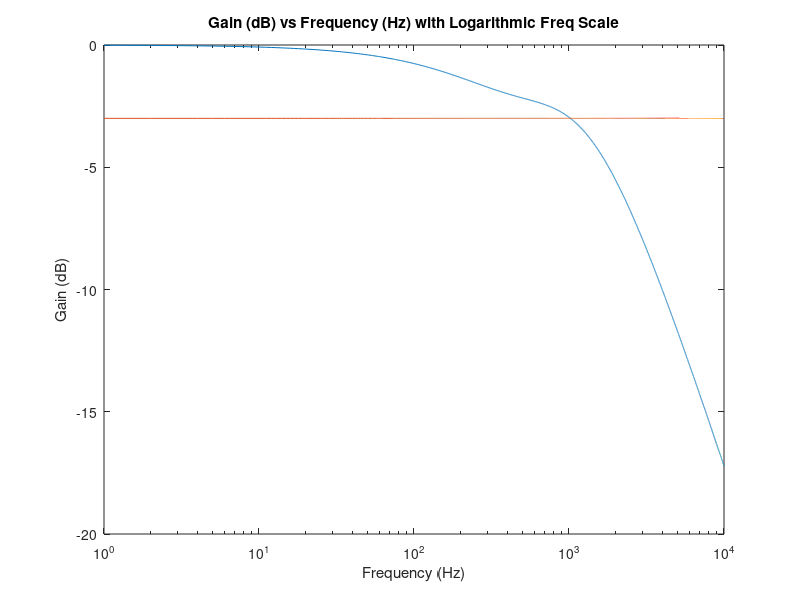
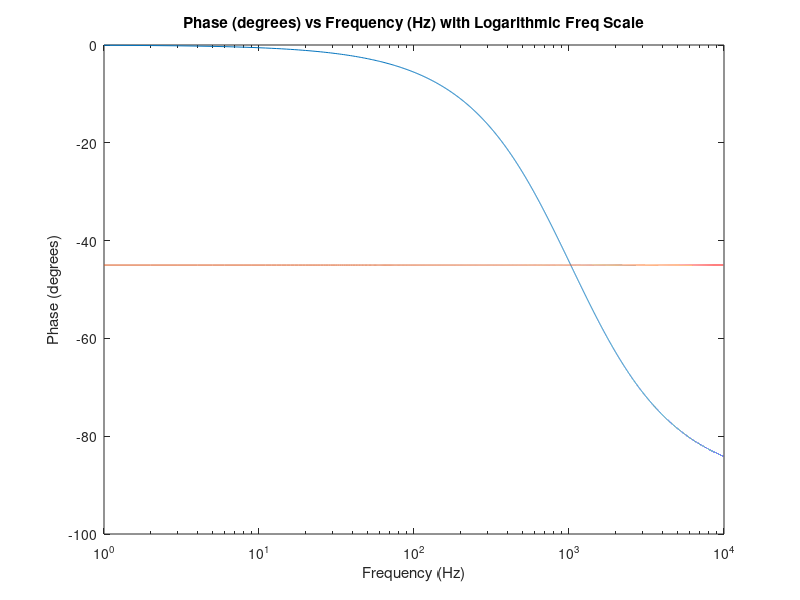

MATLAB code to generate these figures, in order:
%Define Variables
R = 4700;
C = 0.033*10^-6;
Vin = 5; %Arbitrary voltage selected
f = 0:10000;
%f = [100, 200, 300, 400, 500, 600, 700, 800, 900, 1000, 2000, 4000, 10000];

%Convert frequency in Hz to frequency in rad/s
w = 2*pi()*f;

%Define Gain (dB) and frequency (hz) relationship
g = 20*log10(sqrt((1./((w.*R*C)+1)).^2    +   ((w.*R*C)./((w.*R*C).^2+1)).^2));

%Plot Gain (dB) and frequency (hz)
semilogx(f,g)
xlabel('Frequency (Hz)')
ylabel('Gain (dB)')
title('Gain (dB) vs Frequency (Hz) with Logarithmic Freq Scale')

%Plot -3dB cutoff
hold on
y(1:10001) = -3;
semilogx(f,y)
hold off


%Define Phase (degrees) and frequency (hz) relationship
p = (180/pi()).*-1*atan(w.*R*C);

%Plot Phase (degrees) and frequency (hz)
figure
semilogx(f,p)
xlabel('Frequency (Hz)')
ylabel('Phase (degrees)')
title('Phase (degrees) vs Frequency (Hz) with Logarithmic Freq Scale')

%Plot -45 degree cutoff (half power is from capacitor, half from resistor)
hold on
y(1:10001) = -45;
semilogx(f,y)
hold off



